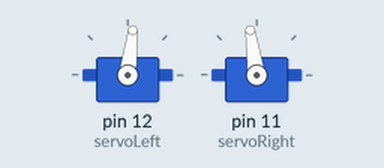
Simulated run of this sketch. Board: Arduino Uno, built with avr-gcc and run on an emulated ATmega328P. On the bench: 2 × servo. What the sketch prints to the serial monitor is not drawn.

Above: at 0.05 s.
Timing chart, 0 to 3.0 s (numbered marks = the images above):
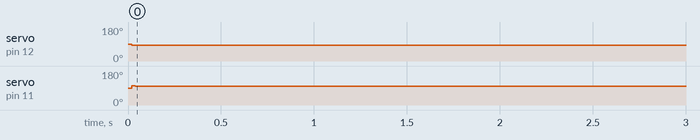

The sketch:

linefollow4.ino
```cpp
#include <Servo.h>
Servo servoLeft;
Servo servoRight;
void setup() {
  // put your setup code here, to run once:
servoLeft.attach(12);
servoRight.attach(11);
Serial.begin(9600);

}
//left = 47, centerl = 49, centerr = 51, right = 53
void loop() {
  // put your main code here, to run repeatedly:
  int type = 0;
  int LeftQ = RCTime(47);
  int MidlQ = RCTime(49);
  int MidrQ = RCTime(51);
  int RightQ = RCTime(53);
  if (LeftQ > 50)
    {
    type = type + 1;
    }
  if (MidlQ > 50)
    {
    type = type + 2;
    }

  if (MidrQ > 50)
    {
     type = type + 4;
    }
  if (RightQ > 50)
    {
      type = type + 8;
    }
  Serial.println(type);
  int counter = 0;
 switch (type) {
  case 0:
    //no line
   if (counter < 4)
    {
  servoLeft.writeMicroseconds(1400);
  servoRight.writeMicroseconds(1600);
  delay(5);
  counter++;
    }
    else
    {
      servoLeft.writeMicroseconds(1500);
      servoRight.writeMicroseconds(1500);
      delay(10000);
    }
  case 1:
  servoLeft.writeMicroseconds(1400);
  servoRight.writeMicroseconds(1550);
  break;
  case 3:
  case 7:
  //left
  servoLeft.writeMicroseconds(1400);
  servoRight.writeMicroseconds(1400);
  counter = 0;
  break;
  case 2:
  case 4:
  case 6:
  //straight
  servoLeft.writeMicroseconds(1600);
  servoRight.writeMicroseconds(1400);
  break;
  case 8:
  counter = 0;
  servoLeft.writeMicroseconds(1600);
  servoRight.writeMicroseconds(1450);
  break;
  case 12:
  case 14:
  counter = 0;
  // right
  servoLeft.writeMicroseconds(1600);
  servoRight.writeMicroseconds(1600);
  break;
  case 15:
  //intersection
  servoLeft.writeMicroseconds(1500);
  servoRight.writeMicroseconds(1500);
  delay(1000);

  servoLeft.writeMicroseconds(1600);
  servoRight.writeMicroseconds(1400);
  delay(300);
  break;
  default:
  //nothing
  servoLeft.writeMicroseconds(1500);
  servoRight.writeMicroseconds(1500);
  break;
 }
 delay(5);
}
long RCTime(int sensorIn){
   long duration = 0;
   pinMode(sensorIn, OUTPUT);     // Make pin OUTPUT
   digitalWrite(sensorIn, HIGH);  // Pin HIGH (discharge capacitor)
   delay(1);                      // Wait 1ms
   pinMode(sensorIn, INPUT);      // Make pin INPUT
   digitalWrite(sensorIn, LOW);   // Turn off internal pullups
   while(digitalRead(sensorIn)){  // Wait for pin to go LOW
      duration++;
   }
   return duration;
}
```

Measured:
- by itself, servo on pin 12 (servoLeft): 90° → 83° at 0.02 s
- by itself, servo on pin 11 (servoRight): 90° → 98° at 0.02 s
